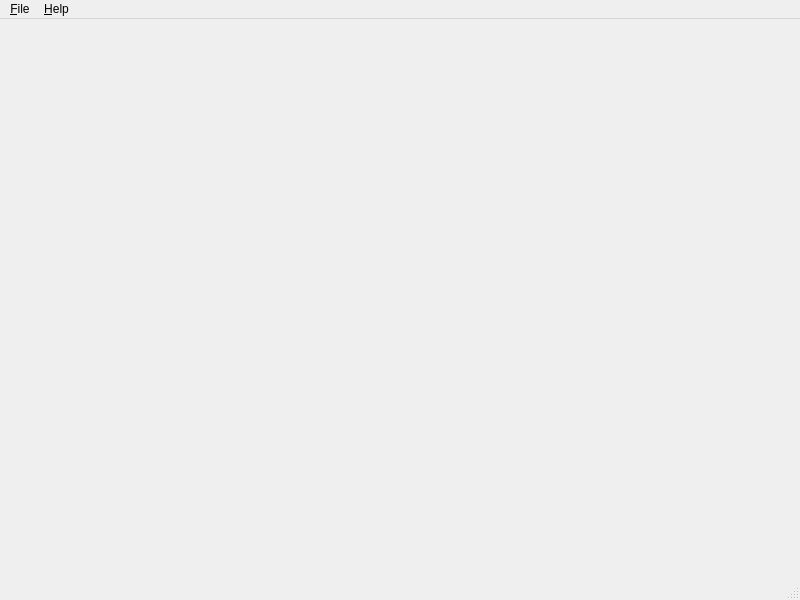
<?xml version="1.0" encoding="UTF-8"?>
<ui version="4.0">
 <class>MainWindow</class>
 <widget class="QMainWindow" name="MainWindow">
  <property name="geometry">
   <rect>
    <x>0</x>
    <y>0</y>
    <width>800</width>
    <height>600</height>
   </rect>
  </property>
  <property name="windowTitle">
   <string>MainWindow</string>
  </property>
  <widget class="QWidget" name="centralwidget"/>
  <widget class="QMenuBar" name="menubar">
   <property name="geometry">
    <rect>
     <x>0</x>
     <y>0</y>
     <width>800</width>
     <height>22</height>
    </rect>
   </property>
   <widget class="QMenu" name="menu_File">
    <property name="title">
     <string>&amp;File</string>
    </property>
    <addaction name="actionConnect"/>
    <addaction name="separator"/>
    <addaction name="action_Quit"/>
   </widget>
   <widget class="QMenu" name="menu_Help">
    <property name="title">
     <string>&amp;Help</string>
    </property>
    <addaction name="action_About"/>
   </widget>
   <addaction name="menu_File"/>
   <addaction name="menu_Help"/>
  </widget>
  <widget class="QStatusBar" name="statusbar"/>
  <action name="actionConnect">
   <property name="text">
    <string>Connect...</string>
   </property>
  </action>
  <action name="action_Quit">
   <property name="text">
    <string>&amp;Quit</string>
   </property>
  </action>
  <action name="action_About">
   <property name="text">
    <string>&amp;About...</string>
   </property>
  </action>
 </widget>
 <resources/>
 <connections/>
</ui>
